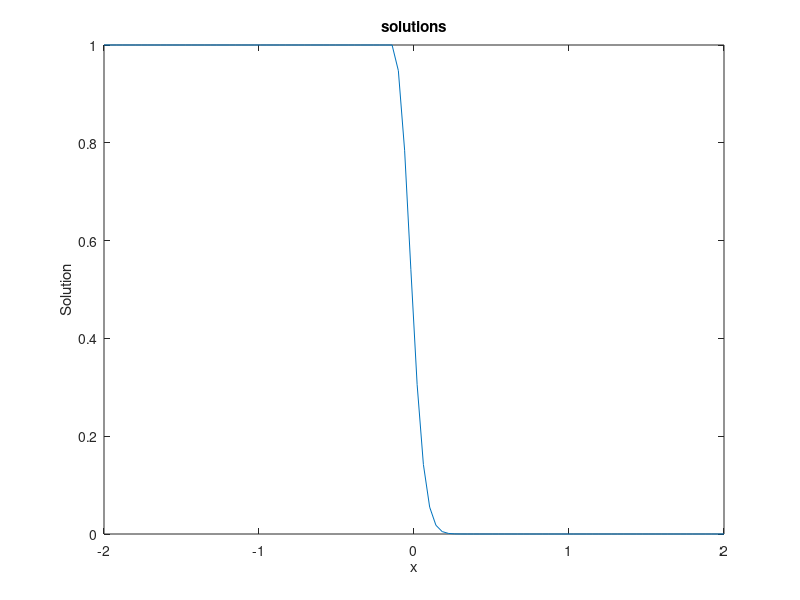

This figure's MATLAB source:
function tr()
clc 
close all 
clear all
% solving the problem
% u_t + u_x = 0


% Mesh for spacs
a = -2;
b = 2;
nnode = 100;
x = linspace(a, b, nnode);
% x = a:0.5:b
h = (b-a)/(nnode-1);

% time parameter
Tf = 1;
CFL = 0.9;
c = -1;
dt = CFL*h/abs(c);

% Initial condition

u0 = zeros(nnode,1);

for i = 1:nnode
	if (x(i) <= 1)
		u0(i) = 1;
	elseif(x(i) <= 1)
		u0(i) = 1 - x(i);
	end
end

%Solve with forward time forward space FTFS Algorithm


un = u0;
unp1 = u0;

plot(x,u0)
	title('solutions')
	xlabel('x')
	ylabel('Solution')
	pause(2)

t = 0;
lambda = c*dt/h;
while( t <= Tf)
	unp1(1:nnode-1) = un(1:nnode-1) - lambda*(un(2:nnode) - un(1:nnode-1)); 

	plot(x,unp1)
	title('solutions')
	xlabel('x')
	ylabel('Solution')
	pause(0.1)

	t = t + dt;

	un = unp1;
end












